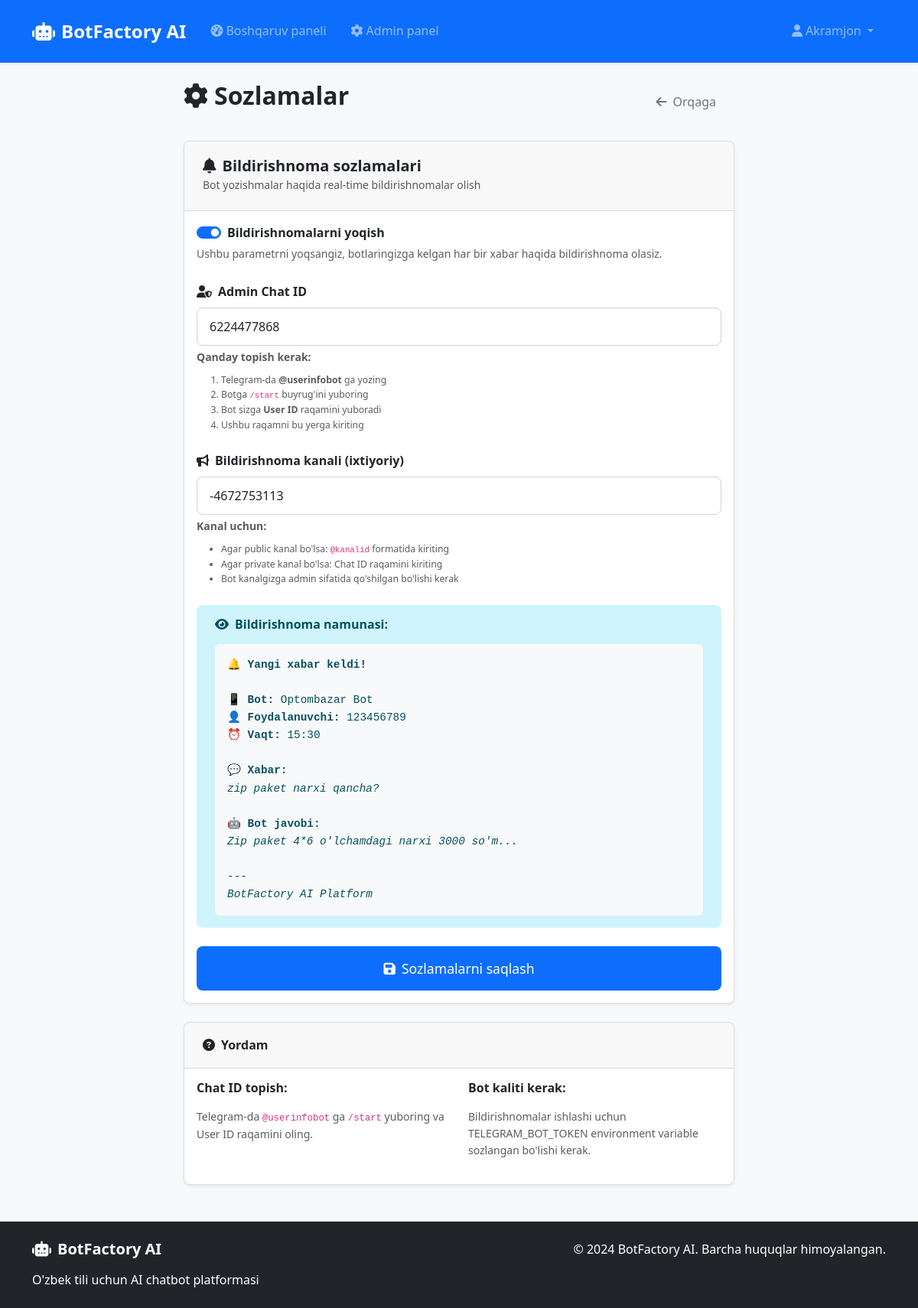
Before: /settings (signed in) with the older database file.
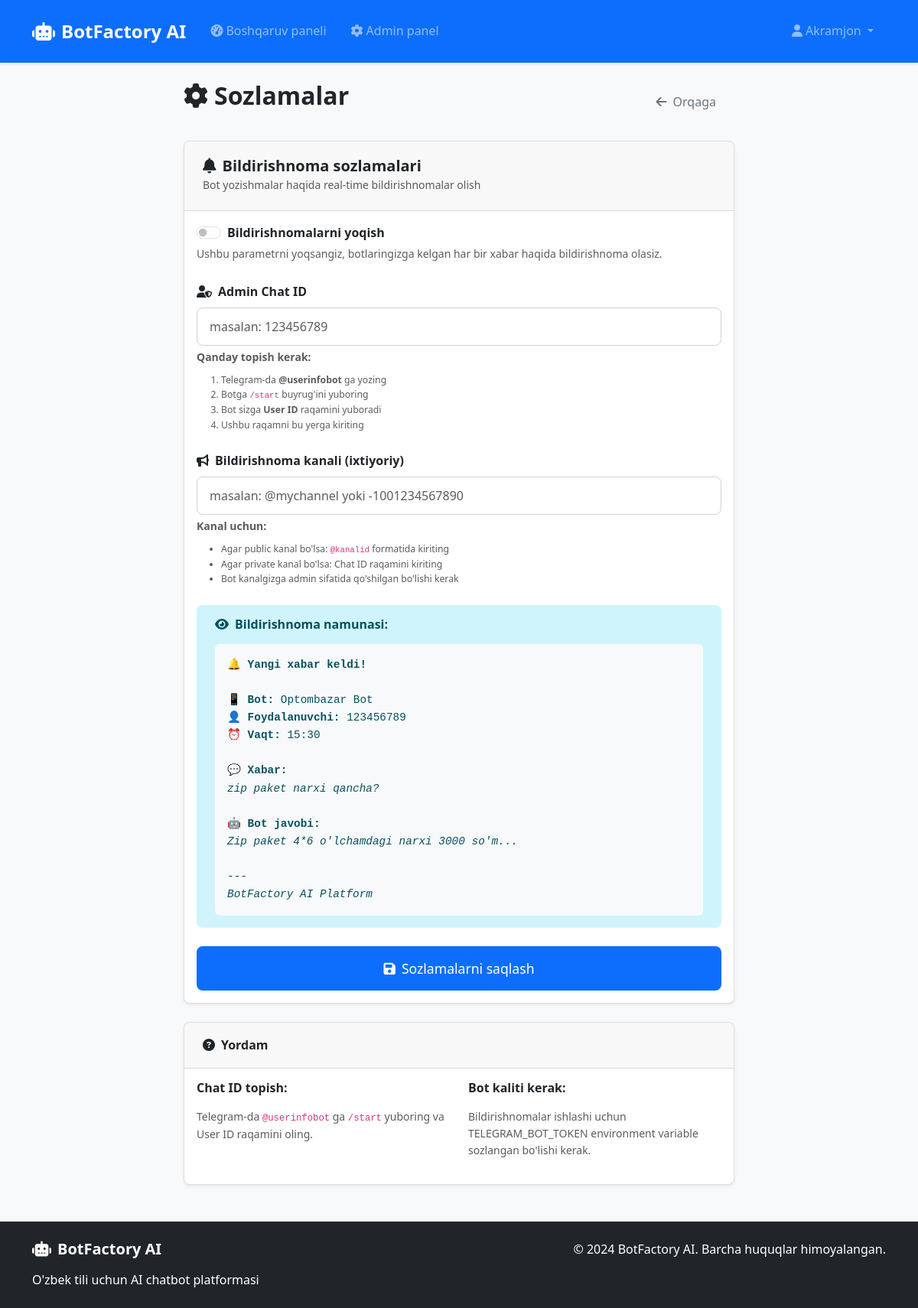
After: the same page with the newer database file.
### models.py (models this page shows, shortened)
class User(UserMixin, db.Model):
    id = db.Column(db.Integer, primary_key=True)
    username = db.Column(db.String(64), unique=True, nullable=False)
    email = db.Column(db.String(120), unique=True, nullable=False)
    password_hash = db.Column(db.String(256), nullable=False)
    language = db.Column(db.String(2), default='uz')  # uz/ru/en
    subscription_type = db.Column(db.String(20), default='free')  # free/basic/premium/admin
    subscription_end_date = db.Column(db.DateTime)
    is_admin = db.Column(db.Boolean, default=False)
    _is_active = db.Column('is_active', db.Boolean, default=True)
    created_at = db.Column(db.DateTime, default=datetime.utcnow)
    telegram_id = db.Column(db.String(50), unique=True)
    instagram_id = db.Column(db.String(50), unique=True)
    whatsapp_number = db.Column(db.String(20), unique=True)
    phone_number = db.Column(db.String(20))
    admin_chat_id = db.Column(db.String(50))  # Admin telegram chat ID for notifications
    notification_channel = db.Column(db.String(100))  # Telegram channel for notifications
    notifications_enabled = db.Column(db.Boolean, default=False)
    bots = db.relationship('Bot', backref='owner', lazy=True, cascade='all, delete-orphan')
    payments = db.relationship('Payment', backref='user', lazy=True)
    @property
    def is_active(self):
        return self._is_active
    @is_active.setter
    def is_active(self, value):
        """Allow setting is_active"""
        self._is_active = value

### routes.py (the view)
@main_bp.route('/settings')
@login_required
def settings():
    return render_template('settings.html')

### app.py (called while the page is built)
@app.after_request
def after_request(response):
    if app.config.get('DEVELOPMENT', False):
        response.headers["Cache-Control"] = "no-cache, no-store, must-revalidate"
        response.headers["Pragma"] = "no-cache"
        response.headers["Expires"] = "0"
    else:
        if request.endpoint and 'static' in request.endpoint:
            response.headers["Cache-Control"] = "public, max-age=31536000"  # 1 year
        else:
            response.headers["Cache-Control"] = "no-cache, no-store, must-revalidate"
    return response

@login_manager.user_loader
def load_user(user_id):
    from models import User
    return User.query.get(int(user_id))

### templates/settings.html (shortened to what the changed rows need)
{% extends "base.html" %}
{% block content %}
<div class="container mt-4">
    <div class="row">
        <div class="col-lg-8 mx-auto">
            <div class="d-flex justify-content-between align-items-center mb-4">
                <h2><i class="fas fa-cog me-2"></i>Sozlamalar</h2>
            </div>
            <div class="card mb-4">
                <div class="card-body">
                    <form method="POST" action="{{ url_for('main.update_notification_settings') }}">
                        <div class="mb-4">
                            <div class="form-check form-switch">
                                <input class="form-check-input" type="checkbox" id="notifications_enabled"
                                       name="notifications_enabled"
                                       {% if current_user.notifications_enabled %}checked{% endif %}>
                                <label class="form-check-label" for="notifications_enabled">
                                    <strong>Bildirishnomalarni yoqish</strong>
                                </label>
                            </div>
                        </div>
                        <div class="mb-4">
                            <label for="admin_chat_id" class="form-label">
                                <i class="fas fa-user-shield me-2"></i>Admin Chat ID
                            </label>
                            <input type="text" class="form-control" id="admin_chat_id" name="admin_chat_id"
                                   value="{{ current_user.admin_chat_id or '' }}"
                                   placeholder="masalan: 123456789">
                            <div class="form-text">
                                <strong>Qanday topish kerak:</strong>
                                <ol class="small mt-2 mb-0">
                                </ol>
                            </div>
                        </div>
                        <div class="mb-4">
                            <label for="notification_channel" class="form-label">
                                <i class="fas fa-bullhorn me-2"></i>Bildirishnoma kanali (ixtiyoriy)
                            </label>
                            <input type="text" class="form-control" id="notification_channel" name="notification_channel"
                                   value="{{ current_user.notification_channel or '' }}"
                                   placeholder="masalan: @mychannel yoki -1001234567890">
                            <div class="form-text">
                                <strong>Kanal uchun:</strong>
                                <ul class="small mt-2 mb-0">
                                </ul>
                            </div>
                        </div>
                    </form>
                </div>
            </div>
        </div>
    </div>
</div>
{% endblock %}

### templates/base.html (shortened to what this page needs)
<!DOCTYPE html>
<html lang="uz">
<head>
    <link href="https://cdn.jsdelivr.net/npm/bootstrap@5.3.0/dist/css/bootstrap.min.css" rel="stylesheet">
    <link href="https://cdnjs.cloudflare.com/ajax/libs/font-awesome/6.4.0/css/all.min.css" rel="stylesheet">
    <link href="{{ url_for('static', filename='css/style.css') }}?v=2024030312" rel="stylesheet">
</head>
<body>
    <nav class="navbar navbar-expand-lg navbar-dark bg-primary">
        <div class="container">
            <a class="navbar-brand" href="{{ url_for('main.index') }}">
                <i class="fas fa-robot me-2"></i>BotFactory AI
            </a>
            <div class="collapse navbar-collapse" id="navbarNav">
                <ul class="navbar-nav me-auto">
                    {% if current_user.is_authenticated %}
                        <li class="nav-item">
                            <a class="nav-link" href="{{ url_for('main.dashboard') }}">
                                <i class="fas fa-tachometer-alt me-1"></i>Boshqaruv paneli
                            </a>
                        </li>
                        {% if current_user.is_admin %}
                        <li class="nav-item">
                            <a class="nav-link" href="{{ url_for('main.admin') }}">
                                <i class="fas fa-cog me-1"></i>Admin panel
                            </a>
                        </li>
                        {% endif %}
                    {% endif %}
                </ul>
                <ul class="navbar-nav">
                    {% if current_user.is_authenticated %}
                        <li class="nav-item dropdown">
                            <a class="nav-link dropdown-toggle" href="#" role="button" data-bs-toggle="dropdown">
                                <i class="fas fa-user me-1"></i>{{ current_user.username }}
                            </a>
                        </li>
                    {% endif %}
                </ul>
            </div>
        </div>
    </nav>
    <main class="container my-4">
        {% block content %}{% endblock %}
    </main>
    <footer class="bg-dark text-white py-4 mt-5">
        <div class="container">
            <div class="row">
                <div class="col-md-6">
                    <h5><i class="fas fa-robot me-2"></i>BotFactory AI</h5>
                    <p class="mb-0">O'zbek tili uchun AI chatbot platformasi</p>
                </div>
                <div class="col-md-6 text-md-end">
                    <p class="mb-0">&copy; 2024 BotFactory AI. Barcha huquqlar himoyalangan.</p>
                </div>
            </div>
        </div>
    </footer>
</body>
</html>

Changed rows visible on the page:
changed User "Akramjon": notifications_enabled "☑" → "☐"; admin_chat_id "6224477868" → (not shown); notification_channel "-4672753113" → (not shown)
